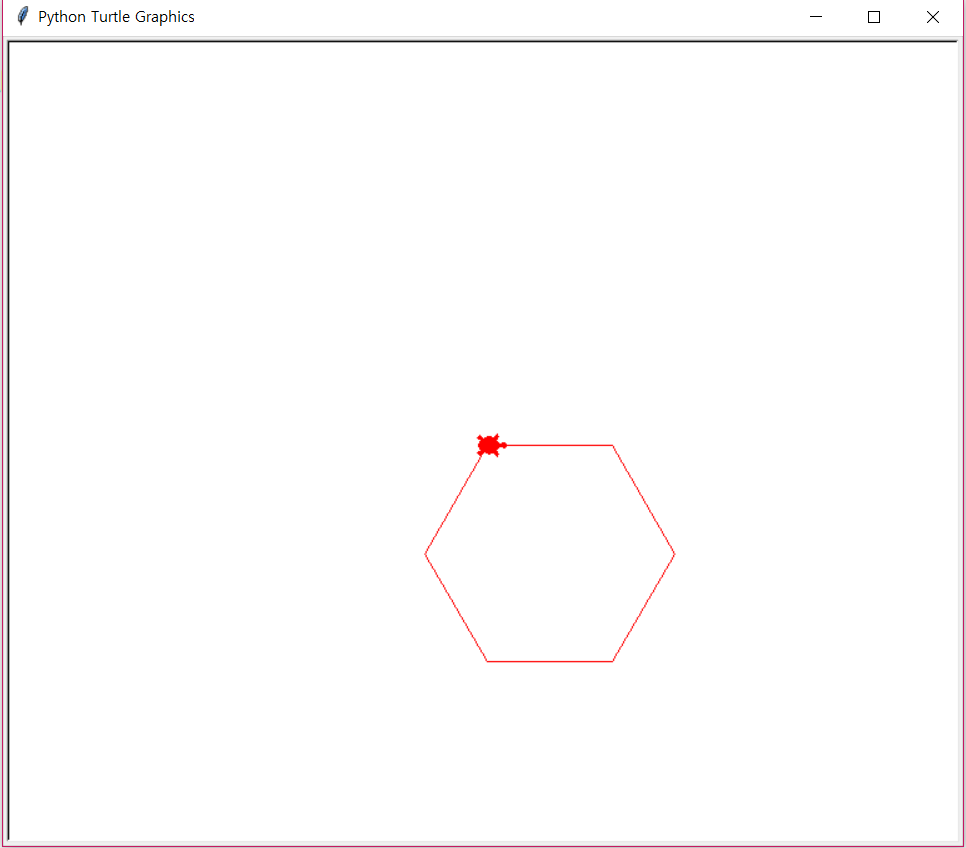

Recreate this plot in Python.
import turtle as t
t.shape("turtle")
t.color("red")
for i in range(6):
    t.forward(100)
    t.right(60)
    
